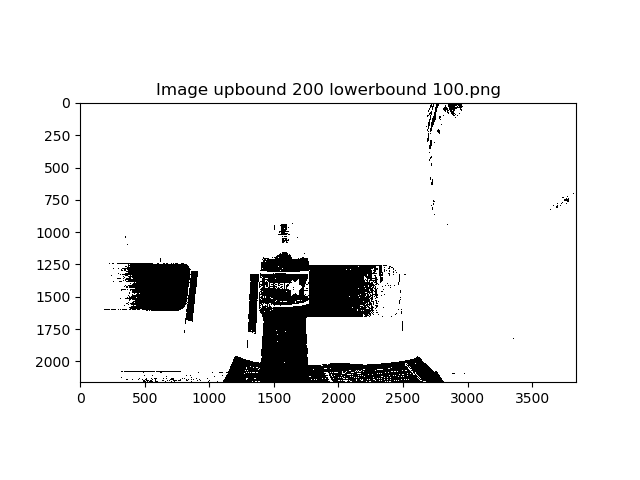
#> input picture plot/Image_upbound_200_lowerbound_100.png, 640 x 480 px, given in place of data1_1.jpg, which was not available
$ python bottle_cap.py
#> lines starting #> are read from the running program, lines starting #| are printed output that depends on the picture; after the words box and inside, x2 and y2 are one past the last pixel; in counts of white or black regions, pixels touching at a corner belong together; pictures that were not available may be replaced by others from this repository, and a replacement may not be noted
import cv2
import matplotlib.pyplot as plt
import matplotlib.image as mpimg
import imageio

path = "/home/thuyentd/2019-2020/SHTP_AI_cameraChallenge/Data/1/data1_1.jpg"
img = cv2.imread(path)
#> img is the input picture: shape (480, 640, 3); min 0, max 255, mean 237.9

img_grey = cv2.cvtColor(img,cv2.COLOR_BGR2GRAY)


# (thresh, blackAndWhiteImage) = cv2.threshold(img_grey, 127, 255, cv2.THRESH_BINARY)
# (thresh, blackAndWhiteImage_) = cv2.threshold(img_grey, 100, 240, cv2.THRESH_BINARY)
# (thresh, blackAndWhiteImage_2) = cv2.threshold(img_grey, 100, 200, cv2.THRESH_BINARY)

images = []
for upBound in range(200,255,20):
    for lowBound in range(100,140,10):
        plt.clf()
        (thresh, blackAndWhiteImage) = cv2.threshold(img_grey, upBound, lowBound, cv2.THRESH_BINARY)
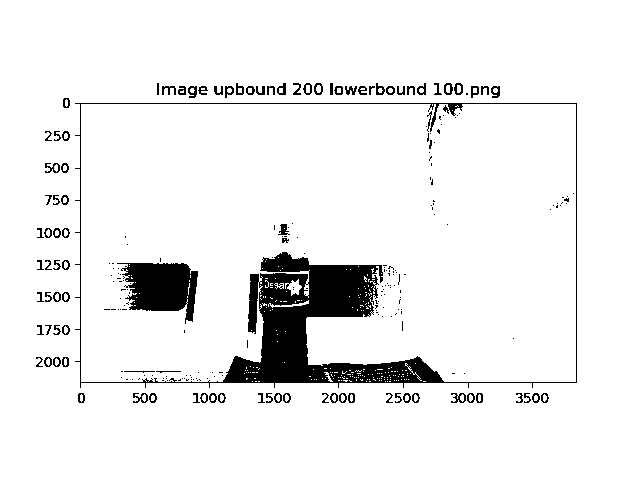
#> blackAndWhiteImage: shape (480, 640); values 0 (black) and 100 (white), 93% white; 242 black regions (149 under 20 px), largest, box (x1, y1, x2, y2) and area: (75, 103, 577, 388) 14002, (117, 263, 198, 324) 3138, (451, 393, 466, 403) 77
#> thresh = 200
        imgplot = plt.imshow(blackAndWhiteImage,cmap='Greys')
        plt.title('Image upbound {} lowerbound {}.png'.format(upBound,lowBound))
        plt.savefig('./plot/Image_upbound_{}_lowerbound_{}.png'.format(upBound,lowBound))
        img = cv2.imread('./plot/Image_upbound_{}_lowerbound_{}.png'.format(upBound,lowBound))
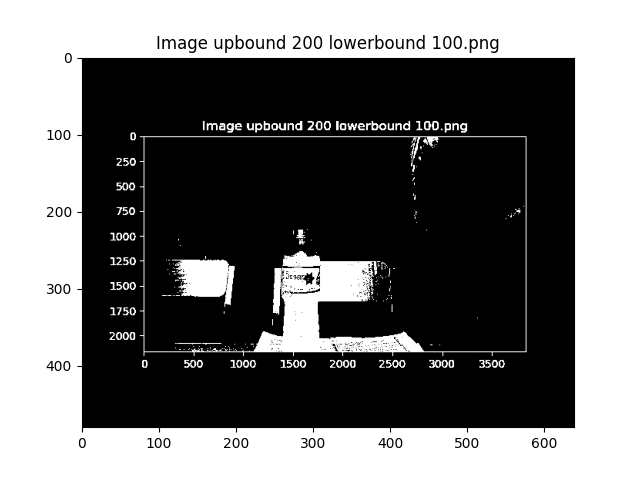
#> img: shape (480, 640, 3); min 0, max 255, mean 112.7
        images.append(img)

imageio.mimsave("/home/thuyentd/2019-2020/SHTP_AI_cameraChallenge/output/img_black_white.gif", images,duration = 1)

# cv2.imwrite("test.jpg",blackAndWhiteImage)
# cv2.imwrite("test_.jpg",blackAndWhiteImage_)
# cv2.imwrite("test_2.jpg",blackAndWhiteImage_2)
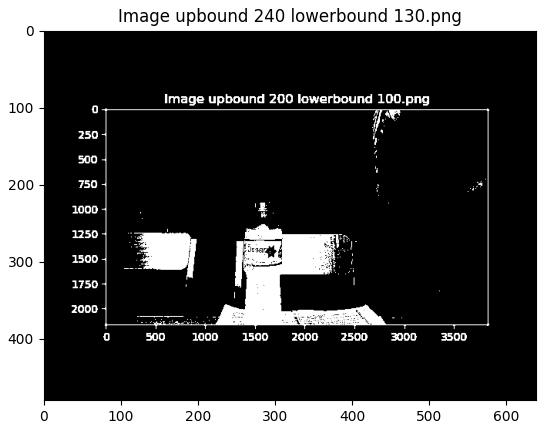
#> figure drawn by matplotlib, 1 panel
